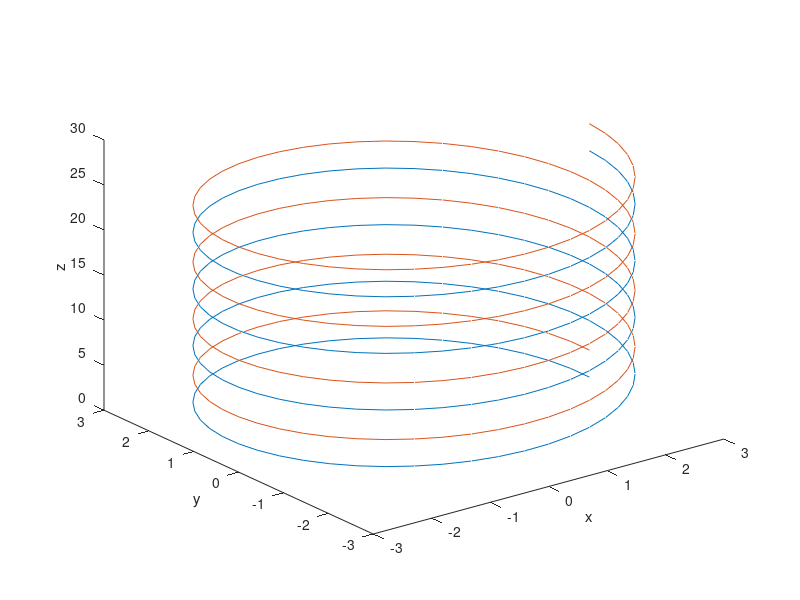

Recreate this plot in MATLAB.





t = 0:pi/24:8*pi;
X = 3*cos(t);
Y = 3*sin(t);
Z = t;
plot3(X,Y,Z);
xlabel('x');
ylabel('y');
zlabel('z');
hold on
Z = t + 3;
plot3(X,Y,Z);

